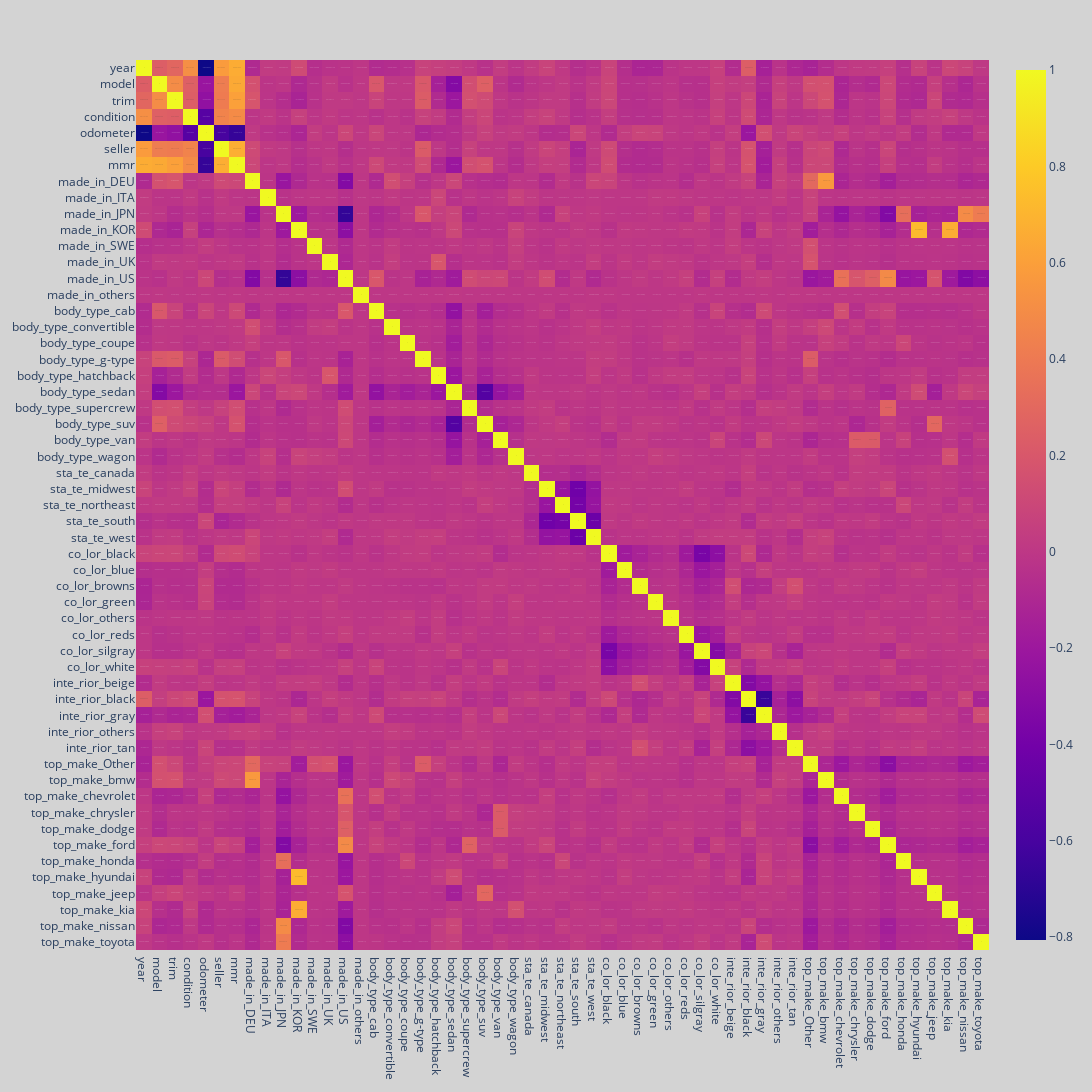

Write notebook code for a chart like this one.
### Markdown cell above
### 2nd Feature Selection

### Code cell
plt.figure(figsize=(10, 4))
fig = px.imshow(df_pre.select_dtypes(exclude=['object']).corr(), text_auto=True, aspect="auto", width=1100, height=1100)
fig.update_layout(paper_bgcolor='LightGrey')
fig.show()

### Figure 1 — Plotly figure (JSON) as saved in the notebook; plotly's stock layout.template omitted (floating-point values rounded to 4 significant figures; data arrays with more than 128 entries replaced by an {"elided": "..."} marker saying what was removed)
{"data": [{"coloraxis": "coloraxis", "hovertemplate": "x: %{x}<br>y: %{y}<br>color: %{z}<extra></extra>", "name": "0", "texttemplate": "%{z}", "type": "heatmap", "x": ["year", "model", "trim", "condition", "odometer", "seller", "mmr", "made_in_DEU", "made_in_ITA", "made_in_JPN", "made_in_KOR", "made_in_SWE", "made_in_UK", "made_in_US", "made_in_others", "body_type_cab", "body_type_convertible", "body_type_coupe", "body_type_g-type", "body_type_hatchback", "body_type_sedan", "body_type_supercrew", "body_type_suv", "body_type_van", "body_type_wagon", "sta_te_canada", "sta_te_midwest", "sta_te_northeast", "sta_te_south", "sta_te_west", "co_lor_black", "co_lor_blue", "co_lor_browns", "co_lor_green", "co_lor_others", "co_lor_reds", "co_lor_silgray", "co_lor_white", "inte_rior_beige", "inte_rior_black", "inte_rior_gray", "inte_rior_others", "inte_rior_tan", "top_make_Other", "top_make_bmw", "top_make_chevrolet", "top_make_chrysler", "top_make_dodge", "top_make_ford", "top_make_honda", "top_make_hyundai", "top_make_jeep", "top_make_kia", "top_make_nissan", "top_make_toyota"], "xaxis": "x", "y": ["year", "model", "trim", "condition", "odometer", "seller", "mmr", "made_in_DEU", "made_in_ITA", "made_in_JPN", "made_in_KOR", "made_in_SWE", "made_in_UK", "made_in_US", "made_in_others", "body_type_cab", "body_type_convertible", "body_type_coupe", "body_type_g-type", "body_type_hatchback", "body_type_sedan", "body_type_supercrew", "body_type_suv", "body_type_van", "body_type_wagon", "sta_te_canada", "sta_te_midwest", "sta_te_northeast", "sta_te_south", "sta_te_west", "co_lor_black", "co_lor_blue", "co_lor_browns", "co_lor_green", "co_lor_others", "co_lor_reds", "co_lor_silgray", "co_lor_white", "inte_rior_beige", "inte_rior_black", "inte_rior_gray", "inte_rior_others", "inte_rior_tan", "top_make_Other", "top_make_bmw", "top_make_chevrolet", "top_make_chrysler", "top_make_dodge", "top_make_ford", "top_make_honda", "top_make_hyundai", "top_make_jeep", "top_make_kia", "top_make_nissan", "top_make_toyota"], "yaxis": "y", "z": {"elided": "55x55 float values"}}], "layout": {"coloraxis": {"colorscale": [[0, "#0d0887"], [0.1111, "#46039f"], [0.2222, "#7201a8"], [0.3333, "#9c179e"], [0.4444, "#bd3786"], [0.5556, "#d8576b"], [0.6667, "#ed7953"], [0.7778, "#fb9f3a"], [0.8889, "#fdca26"], [1, "#f0f921"]]}, "height": 1100, "margin": {"t": 60}, "paper_bgcolor": "LightGrey", "width": 1100, "xaxis": {"anchor": "y", "autorange": true, "domain": [0, 1], "range": [-0.5, 54.5], "type": "category"}, "yaxis": {"anchor": "x", "autorange": true, "domain": [0, 1], "range": [54.5, -0.5], "type": "category"}}}
